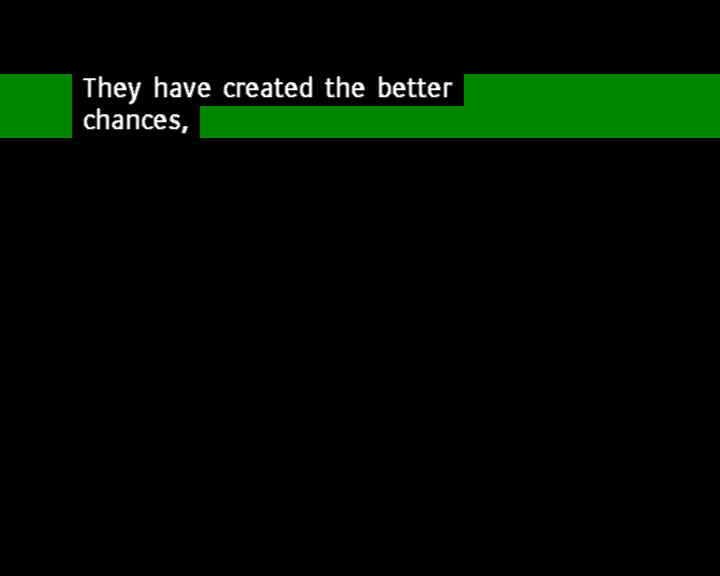
#> input picture sample/sub00001.png, 720 x 576 px
$ python -i pysubs.py   (imports and definitions only)   (Python 2 division)
#> lines starting #> are read from the running program, lines starting #| are printed output that depends on the picture
#!/usr/bin/env python

import sys, os
from pickle import load, dump
from PIL import Image
from operator import itemgetter

FONT_HEIGHT = 30
DEFAULT_FONT_DB = os.path.join(os.path.split(__file__)[0], 'tiresias.db')
FLATTEN_THRESHOLD = 168
SPACE_PIXELS = 6
DEFAULT_SENSITIVITY = 25

class SubtitleToText(object):

    store = {}
    pixelData = None
    sourceWidth = None
    sourceHeight = None
    linesData = None
    stats = {
        'exactMatch' : 0,
        'linesMatch' : 0,
    }

    def __init__(self, db=DEFAULT_FONT_DB, fontHeight=FONT_HEIGHT):
        self.dbFile = db
        self.fontHeight = fontHeight
        try:
            self.loadDb()
        except:
            pass

    def loadDb(self):
        dbPtr = open(self.dbFile, 'r')
        self.store = load(dbPtr)
        dbPtr.close()

    # [4 lines left out: function saveDb, not called in this run]

    def parseImage(self, sourceImage, optimism=False):
        output = ''
        self.readImage(sourceImage)
        self.getLines()
        for line in self.linesData:
            lineOut = ''
            for character in line:
                if len(character) > 0:
                    findMatch = self.findCharacter(character, optimism=optimism)
                    if findMatch is None:
                        lineOut += '_'
                    else:
                        lineOut += findMatch
                else:
                    lineOut += ' '
            output += lineOut.lstrip() + '\n'
        return output

    def readImage(self, sourceImage):
        # load green layer of image
        bitmap = Image.open(sourceImage).convert("RGB").split()[1]
        self.pixelData = bitmap.load()
        self.sourceWidth, self.sourceHeight = bitmap.size

    # [249 lines left out: functions getLine, getLines, renderToAscii, renderCharToAscii, buildDb, buildDbFromDir and 6 more, not called in this run]


>>> import cv2
>>> picture = cv2.imread('sample/sub00001.png', cv2.IMREAD_GRAYSCALE)
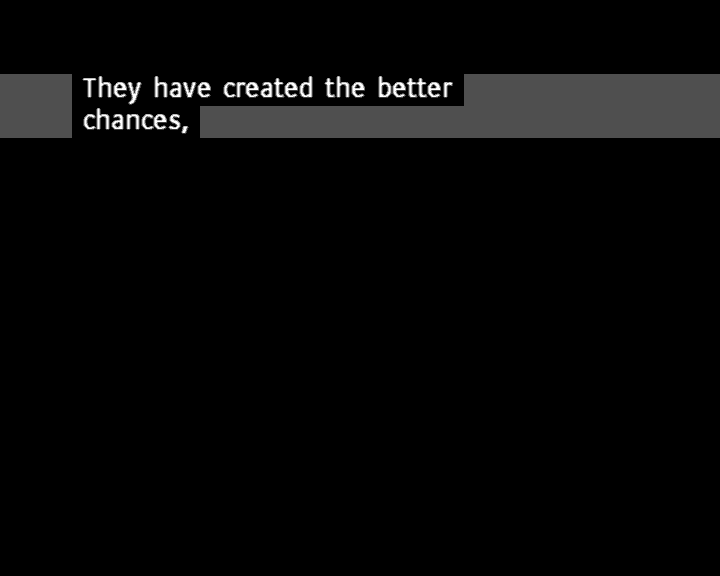
#> picture: shape (576, 720); min 0, max 254, mean 7.5
>>> result = SubtitleToText().parseImage(picture)
#> (the run stopped early here; a loop or call above may not have finished)
